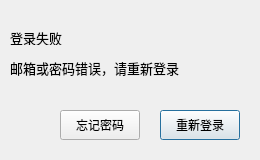
<?xml version="1.0" encoding="UTF-8"?>
<ui version="4.0">
 <class>LoginFailed</class>
 <widget class="QDialog" name="LoginFailed">
  <property name="geometry">
   <rect>
    <x>0</x>
    <y>0</y>
    <width>260</width>
    <height>160</height>
   </rect>
  </property>
  <property name="maximumSize">
   <size>
    <width>260</width>
    <height>160</height>
   </size>
  </property>
  <property name="windowTitle">
   <string>Dialog</string>
  </property>
  <widget class="QPushButton" name="return_Btn">
   <property name="geometry">
    <rect>
     <x>160</x>
     <y>110</y>
     <width>80</width>
     <height>30</height>
    </rect>
   </property>
   <property name="minimumSize">
    <size>
     <width>0</width>
     <height>30</height>
    </size>
   </property>
   <property name="maximumSize">
    <size>
     <width>16777215</width>
     <height>30</height>
    </size>
   </property>
   <property name="text">
    <string>重新登录</string>
   </property>
  </widget>
  <widget class="QPushButton" name="foget_Btn">
   <property name="geometry">
    <rect>
     <x>60</x>
     <y>110</y>
     <width>80</width>
     <height>30</height>
    </rect>
   </property>
   <property name="minimumSize">
    <size>
     <width>0</width>
     <height>30</height>
    </size>
   </property>
   <property name="maximumSize">
    <size>
     <width>16777215</width>
     <height>30</height>
    </size>
   </property>
   <property name="text">
    <string>忘记密码</string>
   </property>
  </widget>
  <widget class="QLabel" name="label">
   <property name="geometry">
    <rect>
     <x>10</x>
     <y>30</y>
     <width>53</width>
     <height>15</height>
    </rect>
   </property>
   <property name="font">
    <font>
     <pointsize>10</pointsize>
    </font>
   </property>
   <property name="text">
    <string>登录失败</string>
   </property>
  </widget>
  <widget class="QLabel" name="label_2">
   <property name="geometry">
    <rect>
     <x>10</x>
     <y>60</y>
     <width>201</width>
     <height>16</height>
    </rect>
   </property>
   <property name="font">
    <font>
     <pointsize>10</pointsize>
    </font>
   </property>
   <property name="text">
    <string>邮箱或密码错误，请重新登录</string>
   </property>
  </widget>
 </widget>
 <resources/>
 <connections/>
</ui>
